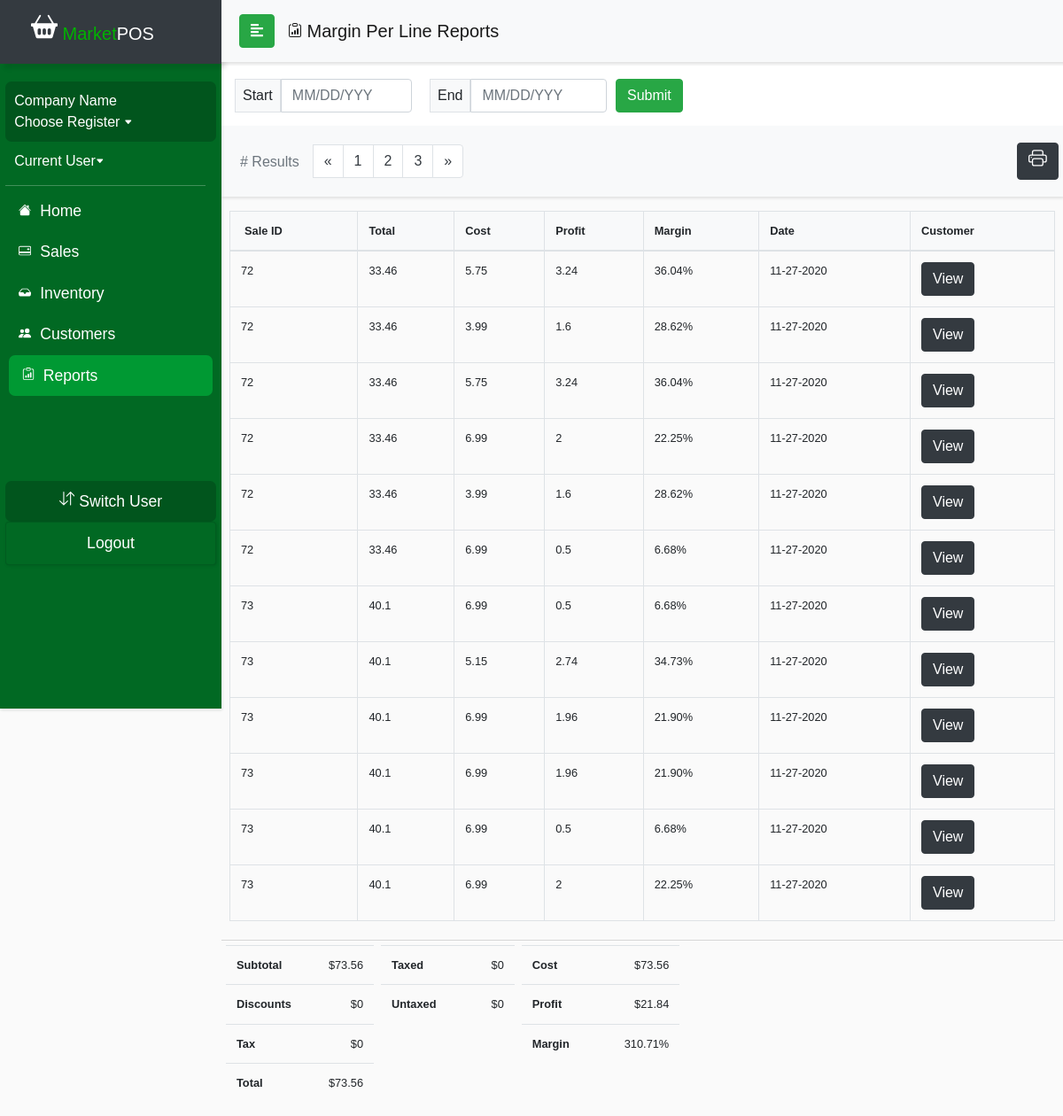
Before: /currentDraft/reportsMarginTemplate.php with the older database file.
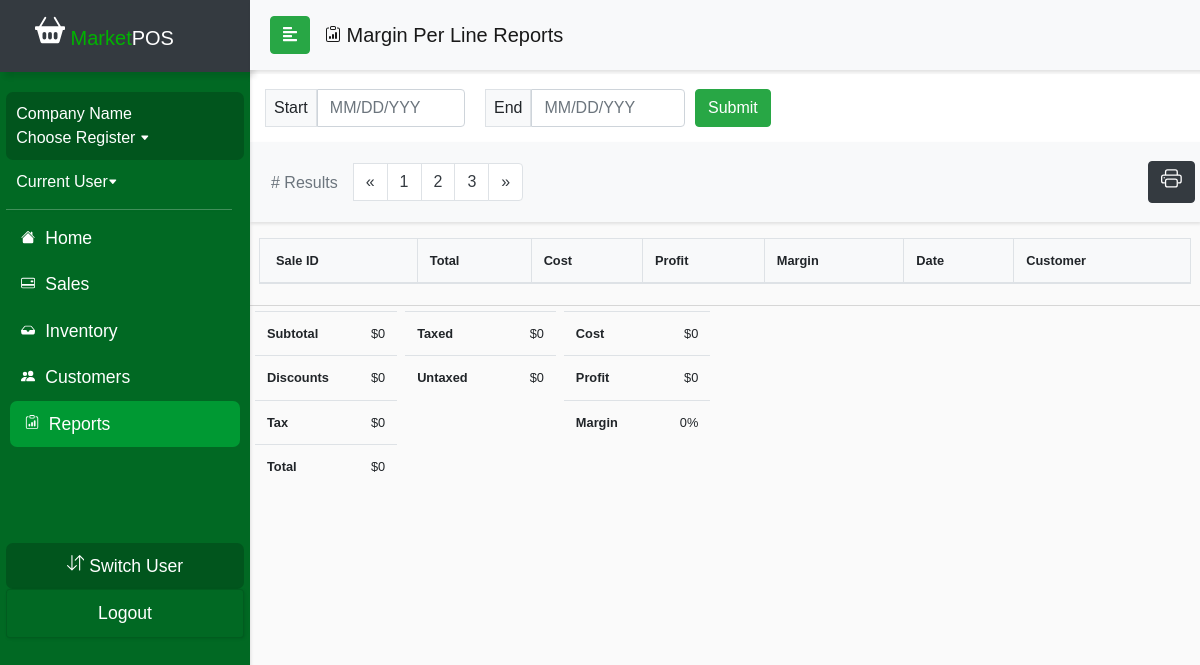
After: the same page with the newer database file.
### tables this page shows
CREATE TABLE `ticket_system` (
  `ticket_id` int(11) NOT NULL,
  `date` date DEFAULT NULL,
  `company_name` varchar(50) DEFAULT NULL,
  `time` time DEFAULT NULL,
  `quantity` int(11) DEFAULT NULL,
  `subtotal` float DEFAULT NULL,
  `total` float DEFAULT NULL,
  `discount` float DEFAULT NULL,
  `tax` float DEFAULT NULL,
  `tax_rate` float DEFAULT NULL,
  `cash` float DEFAULT NULL,
  `credit` float DEFAULT NULL,
  `cart_purchase` tinyint(1) DEFAULT NULL,
  `customer_id` int(11) DEFAULT NULL,
  `employee_id` int(11) DEFAULT NULL
);

CREATE TABLE `product_inventory` (
  `product_id` int(11) NOT NULL,
  `brand` varchar(50) NOT NULL,
  `description` varchar(50) NOT NULL,
  `productName` varchar(50) NOT NULL,
  `productType` varchar(50) NOT NULL,
  `productSubType` varchar(50) NOT NULL,
  `unit_price` float NOT NULL,
  `cost` float NOT NULL,
  `in_stock` int(11) NOT NULL,
  `vendor_id` int(11) DEFAULT NULL
);

### currentDraft/reportsMarginTemplate.php (the view, shortened to what the changed rows need)
<?php
include_once('config.php');
$query = "SELECT ticket_system.*, product_inventory.cost, product_inventory.unit_price FROM ticket_system
          LEFT JOIN cart_inprogress ON ticket_system.ticket_id=cart_inprogress.CID LEFT JOIN item_list ON
          cart_inprogress.CID=item_list.CID LEFT JOIN product_inventory ON item_list.product_id=product_inventory.product_id";
$result = mysqli_query($conn, $query);
?>
<!DOCTYPE html>
<html>
<head>
  <link rel="stylesheet" href="css/bootstrap.min.css">
  <link rel="stylesheet" href="userStyle2.css">
  <link rel="stylesheet" href="css/jquery.mCustomScrollbar.min.css">
  <link rel="stylesheet" href="css/bootstrap-datepicker3.css">
</head>
<body>
  <div>
    <nav id="sidebar">
      <div class="sidebar-header bg-dark">
        <h1><span><a class="navbar-brand relative-top" href="indexDraft.php">
              <span style="color: #00b300"> Market</span>POS</a></h1>
      </div>
  </div>
  <div id="content">
    <br>
    <div class="wrapper" class="bg-white">
      <div class="row px-4 justify-content-center">
        <table class="table table-bordered table-hover mt-3" id="table" style="font-size:80%;">
          <thead class="bg-light">
            <tr>
              <th class="px-3"> Sale ID </th>
              <th> Total</th>
              <th> Cost </th>
              <th> Profit</th>
              <th> Margin </th>
              <th> Date </th>
              <th> Customer</th>
            </tr>
          </thead>
          <tbody >
          <?php
    if (isset($_POST['submit'])) {
    $DateBegin = date('Y-m-d', strtotime($_POST['sdate']));
    $DateEnd = date('Y-m-d', strtotime($_POST['edate']));
    $search = mysqli_real_escape_string($conn, $DateBegin);
    while ($row = mysqli_fetch_assoc($result)) {
    if (($row['date'] >= $DateBegin) && ($row['date'] <= $DateEnd)){
      $profit = $row['unit_price'] - $row['cost'];
        $operation = ($profit/$row['unit_price']) * 100;
        $margin = number_format($operation, 2, '.', '');
        echo "<tr><td>"
        . $row['ticket_id'] . "</td><td>". $row['total'] . "</td><td>" . $row['cost'] . "</td><td>"
        . $profit ."</td><td>" . $margin . "% </td><td>". date('m-d-Y', strtotime($row['date'])) . "</td><td><a class='btn btn-dark'
        role='button' href='customerDetail.php?Detail=". $row['customer_id'] . "'>View</a>";
      }
      }
        ?>
              </tbody>
            </table>
          </div>
          <div id="contentline"></div>
          <div class="row pl-3">
            <div class="px-1">
              <table class="table table-responsive" style="font-size:80%;">
                <thead>
                </thead>
                <tbody>
                  <tr>
                  <?php
                  $sum=0;
                  $sql = "SELECT subtotal FROM ticket_system WHERE date BETWEEN '$DateBegin' and '$DateEnd'";
                  $result = mysqli_query($conn, $sql);
                  while ($row = mysqli_fetch_assoc($result)) {
                       $sum += $row['subtotal'];
                  }
                  ?>
                    <th style="padding-right: 30px;"> Subtotal </th>
                    <td class="text-right">$<?php echo $sum; ?></td>
                  </tr>
                  <tr>
                  <?php
                  $sum=0;
                  $sql = "SELECT discount FROM ticket_system WHERE date BETWEEN '$DateBegin' and '$DateEnd'";
                  $result = mysqli_query($conn, $sql);
                  while ($row = mysqli_fetch_assoc($result)) {
                  $sum += $row['discount'];
                  }
                  ?>
                    <th style="padding-right: 30px;"> Discounts </th>
                    <td class="text-right">$<? echo $sum; ?></td>
                  </tr>
                  <tr>
                  <?php
                  $sum=0;
                  $sql = "SELECT tax FROM ticket_system WHERE date BETWEEN '$DateBegin' and '$DateEnd'";
                  $result = mysqli_query($conn, $sql);
                  while ($row = mysqli_fetch_assoc($result)) {
                  $sum += $row['tax'];
                  }
                  ?>
                    <th style="padding-right: 30px;"> Tax </th>
                    <td class="text-right">$<?php echo $sum; ?></td>
                  </tr>
                  <tr>
                  <?php
                  $sum=0;
                  $sql = "SELECT total FROM ticket_system WHERE date BETWEEN '$DateBegin' and '$DateEnd'";
                  $result = mysqli_query($conn, $sql);
                  while ($row = mysqli_fetch_assoc($result)) {
                  $sum += $row['total'];
                  }
                  ?>
                    <th style="padding-right: 30px;"> Total </th>
                    <td class="text-right">$<? echo $sum ?></td>
                  </tr>
                </tbody>
              </table>
            </div>
            <div class="px-1">
              <table class="table table-responsive" style="font-size:80%;">
                <thead>
                </thead>
                <tbody>
                  <tr>
                    <th style="padding-right: 50px;"> Taxed </th>
                    <td class="text-right">$0</td>
                  </tr>
                  <tr>
                    <th style="padding-right: 50px;"> Untaxed </th>
                    <td class="text-right">$0</td>
                  </tr>
                </tbody>
              </table>
            </div>
            <div class="px-1">
              <table class="table table-responsive" style="font-size:80%;">
                <thead>
                </thead>
                <tbody>
              <tr>
              <?php
              $sum=0;
              $sql = "SELECT ticket_system.*, product_inventory.cost, product_inventory.unit_price FROM ticket_system
                        LEFT JOIN cart_inprogress ON ticket_system.ticket_id=cart_inprogress.CID LEFT JOIN item_list ON
                        cart_inprogress.CID=item_list.CID LEFT JOIN product_inventory ON item_list.product_id=product_inventory.product_id
                        WHERE date BETWEEN '$DateBegin' and '$DateEnd'";
              $result = mysqli_query($conn, $sql);
              while ($row = mysqli_fetch_assoc($result)) {
                      $sum += $row['cost'];
                }
              ?>
                <th style="padding-right: 50px;"> Cost </th>
                <td class="text-right">$<?php echo $sum; ?></td>
              </tr>
              <tr>
              <?php
              $sum=0;
              $sql = "SELECT ticket_system.*, product_inventory.cost, product_inventory.unit_price FROM ticket_system
                        LEFT JOIN cart_inprogress ON ticket_system.ticket_id=cart_inprogress.CID LEFT JOIN item_list ON
                        cart_inprogress.CID=item_list.CID LEFT JOIN product_inventory ON item_list.product_id=product_inventory.product_id
                        WHERE date BETWEEN '$DateBegin' and '$DateEnd'";
              $result = mysqli_query($conn, $sql);
              while ($row = mysqli_fetch_assoc($result)) {
                $profit = $row['unit_price'] - $row['cost'];
                      $sum += $profit;
                }
              ?>
                <th style="padding-right: 50px;"> Profit </th>
                <td class="text-right">$<?php echo $sum; ?></td>
              </tr>
              <tr>
              <?php
              $sum=0;
              $sql = "SELECT ticket_system.*, product_inventory.cost, product_inventory.unit_price FROM ticket_system
                        LEFT JOIN cart_inprogress ON ticket_system.ticket_id=cart_inprogress.CID LEFT JOIN item_list ON
                        cart_inprogress.CID=item_list.CID LEFT JOIN product_inventory ON item_list.product_id=product_inventory.product_id
                        WHERE date BETWEEN '$DateBegin' and '$DateEnd'";
              $result = mysqli_query($conn, $sql);
              while ($row = mysqli_fetch_assoc($result)) {
                $operation = ($profit/$row['unit_price']) * 100;
                $margin = number_format($operation, 2, '.', '');
                      $sum += $margin;
                }
              ?>
                <th style="padding-right: 50px;"> Margin </th>
                <td class="text-right"><?php echo $sum; ?>%</td>
              </tr>
            </tbody>
              </table>
            </div>
          </div>
        </div>
    <?php
    }
    else {
      while ($row = mysqli_fetch_assoc($result)) {
        $profit = $row['unit_price'] - $row['cost'];
        $operation = ($profit/$row['unit_price']) * 100;
        $margin = number_format($operation, 2, '.', '');
        echo "<tr><td>"
        . $row['ticket_id'] . "</td><td>". $row['total'] . "</td><td>" . $row['cost'] . "</td><td>" .
        $profit . "</td><td>" . $margin . "% </td><td>". date('m-d-Y', strtotime($row['date'])) . "</td><td><a class='btn btn-dark'
        role='button' href='customerDetail.php?Detail=". $row['customer_id'] . "'>View</a>";
      }
    }
    ?>
          </tbody>
        </table>
      </div>
      <div class="row pl-3">
        <div class="px-1">
          <table class="table table-responsive" style="font-size:80%;">
            <tbody>
              <tr>
              <?php
                  $sum=0;
                  $sql = "SELECT * FROM ticket_system";
                  $result = mysqli_query($conn, $sql);
                  while ($row = mysqli_fetch_assoc($result)) {
                  $sum += $row['subtotal'];
                  }
                  ?>
                    <th style="padding-right: 30px;"> Subtotal </th>
                    <td class="text-right">$<?php echo $sum; ?></td>
                  </tr>
                  <tr>
                    <th style="padding-right: 30px;"> Discounts </th>
                  </tr>
                  <tr>
                    <th style="padding-right: 30px;"> Tax </th>
                  </tr>
                  <tr>
                  <?php
                  $sum=0;
                  $sql = "SELECT * FROM ticket_system";
                  $result = mysqli_query($conn, $sql);
                  while ($row = mysqli_fetch_assoc($result)) {
                  $sum += $row['total'];
                  }
                  ?>
                    <th style="padding-right: 30px;"> Total </th>
                    <td class="text-right">$<? echo $sum; ?></td>
                  </tr>
            </tbody>
          </table>
        </div>
        <div class="px-1">
          <table class="table table-responsive" style="font-size:80%;">
            <tbody>
              <tr>
                <th style="padding-right: 50px;"> Taxed </th>
              </tr>
              <tr>
                <th style="padding-right: 50px;"> Untaxed </th>
              </tr>
            </tbody>
          </table>
        </div>
        <div class="px-1">
          <table class="table table-responsive" style="font-size:80%;">
            <tbody>
              <tr>
              <?php
              $sum=0;
              $sql = "SELECT ticket_system.*, product_inventory.cost, product_inventory.unit_price FROM ticket_system
                        LEFT JOIN cart_inprogress ON ticket_system.ticket_id=cart_inprogress.CID LEFT JOIN item_list ON
                        cart_inprogress.CID=item_list.CID LEFT JOIN product_inventory ON item_list.product_id=product_inventory.product_id";
              $result = mysqli_query($conn, $sql);
              while ($row = mysqli_fetch_assoc($result)) {
                      $sum += $row['cost'];
                }
              ?>
                <th style="padding-right: 50px;"> Cost </th>
                <td class="text-right">$<?php echo $sum; ?></td>
              </tr>
              <tr>
              <?php
              $sum=0;
              $sql = "SELECT ticket_system.*, product_inventory.cost, product_inventory.unit_price FROM ticket_system
                        LEFT JOIN cart_inprogress ON ticket_system.ticket_id=cart_inprogress.CID LEFT JOIN item_list ON
                        cart_inprogress.CID=item_list.CID LEFT JOIN product_inventory ON item_list.product_id=product_inventory.product_id";
              $result = mysqli_query($conn, $sql);
              while ($row = mysqli_fetch_assoc($result)) {
                $profit = $row['unit_price'] - $row['cost'];
                      $sum += $profit;
                }
              ?>
                <th style="padding-right: 50px;"> Profit </th>
                <td class="text-right">$<?php echo $sum; ?></td>
              </tr>
              <tr>
              <?php
              $sum=0;
              $sql = "SELECT ticket_system.*, product_inventory.cost, product_inventory.unit_price FROM ticket_system
                        LEFT JOIN cart_inprogress ON ticket_system.ticket_id=cart_inprogress.CID LEFT JOIN item_list ON
                        cart_inprogress.CID=item_list.CID LEFT JOIN product_inventory ON item_list.product_id=product_inventory.product_id";
              $result = mysqli_query($conn, $sql);
              while ($row = mysqli_fetch_assoc($result)) {
                $operation = ($profit/$row['unit_price']) * 100;
                $margin = number_format($operation, 2, '.', '');
                      $sum += $margin;
                }
              ?>
                <th style="padding-right: 50px;"> Margin </th>
                <td class="text-right"><?php echo $sum; ?>%</td>
              </tr>
            </tbody>
          </table>
        </div>
      </div>
    </div>
</body>
</html>

Changed rows visible on the page:
removed ticket_system: ticket_id "72", total "33.46", product_inventory.cost "5.75", product_inventory.unit_price+cost "3.24", product_inventory.unit_price+cost "36.04", date "11-27-2020", product_inventory.cost "3.99", product_inventory.unit_price+cost "1.6", product_inventory.unit_price+cost "28.62", product_inventory.cost "6.99", product_inventory.unit_price+cost "2", product_inventory.unit_price+cost "22.25", product_inventory.unit_price+cost "0.5", product_inventory.unit_price+cost "6.68"
removed ticket_system: ticket_id "73", total "40.1", product_inventory.cost "6.99", product_inventory.unit_price+cost "0.5", product_inventory.unit_price+cost "6.68", date "11-27-2020", product_inventory.cost "5.15", product_inventory.unit_price+cost "2.74", product_inventory.unit_price+cost "34.73", product_inventory.unit_price+cost "1.96", product_inventory.unit_price+cost "21.90", product_inventory.unit_price+cost "2", product_inventory.unit_price+cost "22.25"
Other visible differences:
$sum: "73.56" → "0"
$sum: "21.84" → "0"
$sum: "310.71" → "0"
